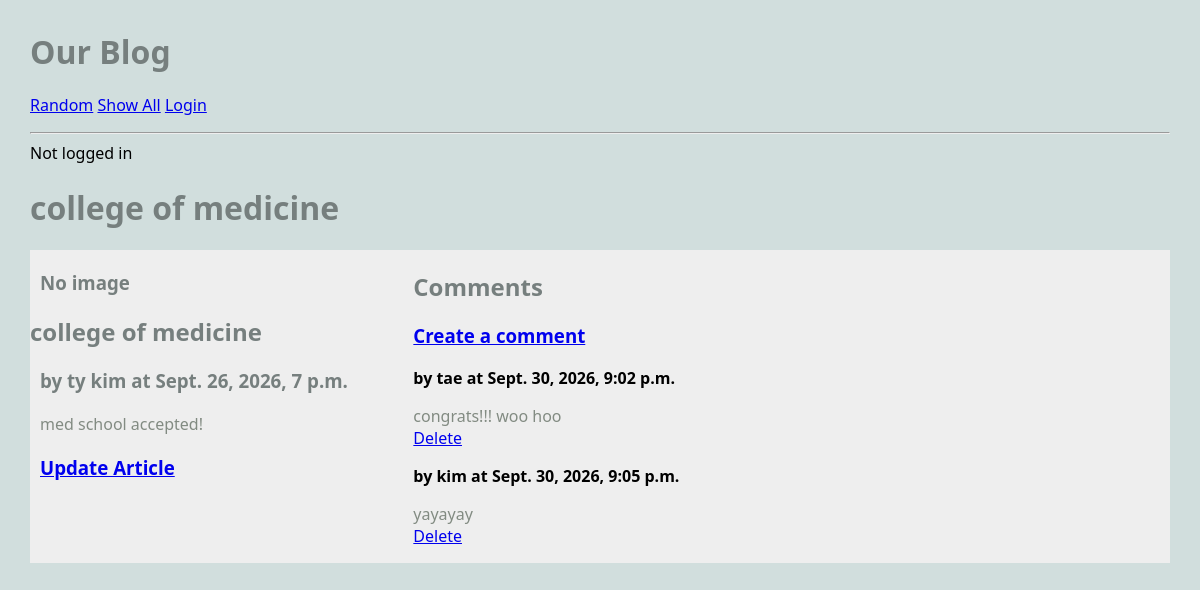
Screenshot of /blog/ with the database file from the repository.
### blog/models.py (models this page shows, shortened)
class Article(models.Model):
    title = models.TextField(blank=True)
    author = models.TextField(blank=True)
    text = models.TextField(blank=True)
    published = models.DateTimeField(auto_now=True)
    image_file = models.ImageField(blank=True)
    user = models.ForeignKey(User, on_delete=models.CASCADE)
    def get_all_comments(self):
        comments = Comment.objects.filter(article=self)
        return comments

class Comment(models.Model):
    article = models.ForeignKey(Article, on_delete=models.CASCADE) # on_delete in case when FK for Article is deleted; CASCADE deletes all of the comments on that article
    author = models.TextField(blank=False)
    text = models.TextField(blank=False)
    published = models.DateTimeField(auto_now=True)
    def __str__(self):
        return f'{self.text}'

### blog/views.py (the view)
# urls.py: path('', RandomArticleView.as_view(), name="random"),
class RandomArticleView(DetailView):
    model = Article
    template_name = "blog/article.html"
    context_object_name = "article"
    def get_object(self):
        all_articles = Article.objects.all()
        article = random.choice(all_articles)
        return article

### blog/templates/blog/article.html
{% extends 'blog/base.html' %}
{% block content %}
<h1>{{ article.title }}</h1>
<main class="grid-container">
    <article>
        {% if article.image_file %}
        <img src="{{ article.image_file.url }}">
        {% else %}
        <h3>No image</h3>
        {% endif %}
        <div>
            <h2>{{ article.title }}</h2>
            <h3>by {{ article.author }} at {{ article.published }}</h3>
            <p>
                {{ article.text }}
            </p>
            <h3>
                <a href="{% url 'update_article' article.pk %}">Update Article</a>
            </h3>
        </div>
    </article>
    <div>
        <h2>Comments</h2>
        <h3>
            <a href="{% url 'create_comment' article.pk %}">Create a comment</a>
        </h3>
            {% for comment in article.get_all_comments %}
            <div>
                <strong>by {{ comment.author }} at {{ comment.published }}</strong>
                <p>
                    {{ comment.text }}
                    <br>
                    <a href="{% url 'delete_comment' comment.pk %}">Delete</a>
                </p>
            </div>
            {% endfor %}
    </div>
</main>
{% endblock %}

### static/styles-blog.css (style rules this page uses)
body { margin: 30px; background: #d1dedd; font-family:'Segoe UI', Tahoma, Geneva, Verdana, sans-serif; }
h1, h2, h3 { color: #767f7e; }
p { color: #828b82; }
.grid-container { background: #eee; max-width: 900px; display: grid; grid-template-columns: repeat(3, 1fr); grid-gap: 10px; max-width: 1200px; margin: 20px auto; }
article p, article h3 { margin: 20px 10px; }

### rows the page displays
Article: title "college of medicine", author "ty kim", published "Sept. 26, 2026, 7 p.m.", text "med school accepted!"
Comment: author "tae", published "Sept. 30, 2026, 9:02 p.m.", text "congrats!!! woo hoo"
Comment: author "kim", published "Sept. 30, 2026, 9:05 p.m.", text "yayayay"
